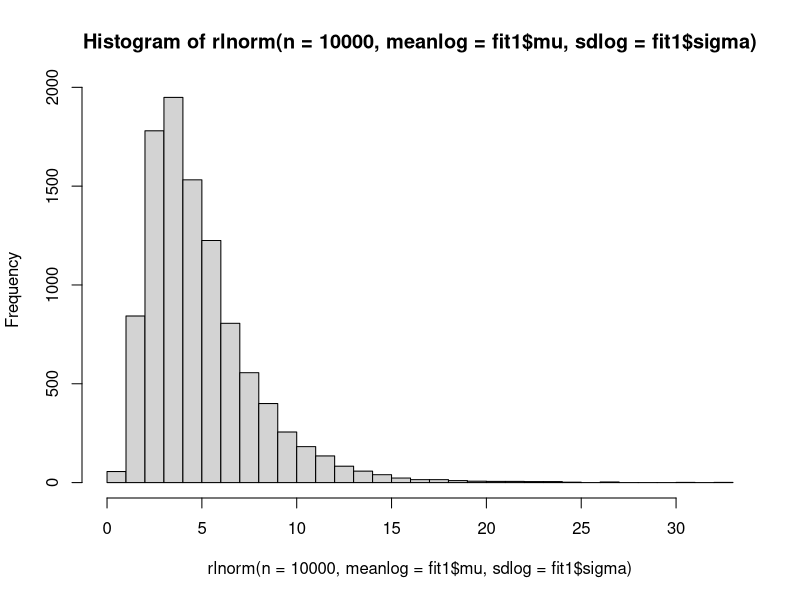
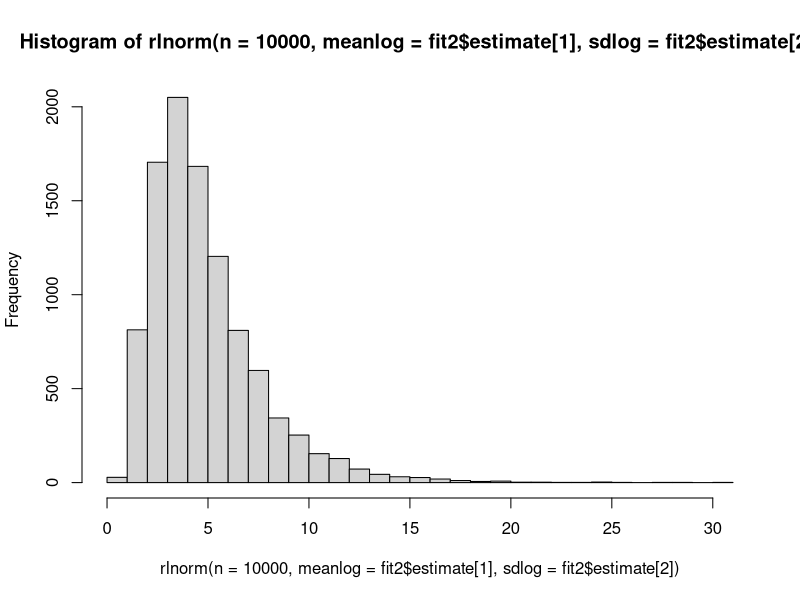
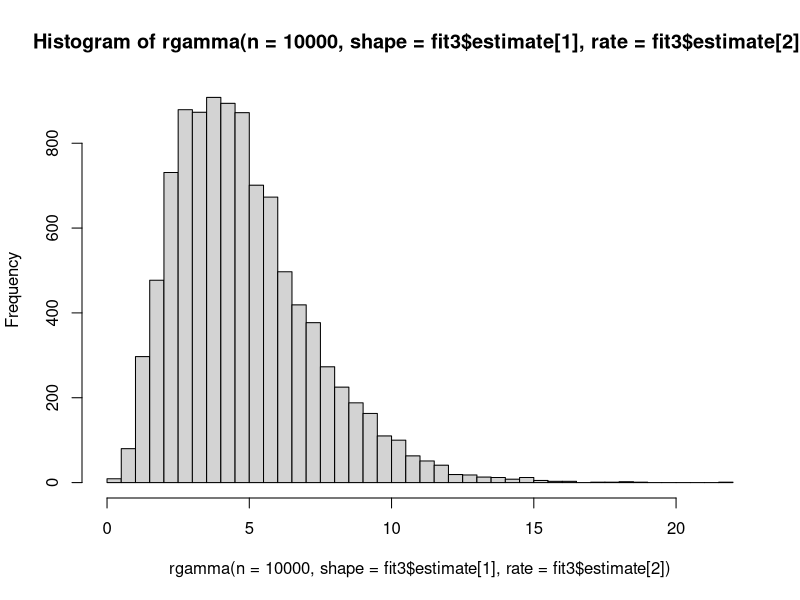
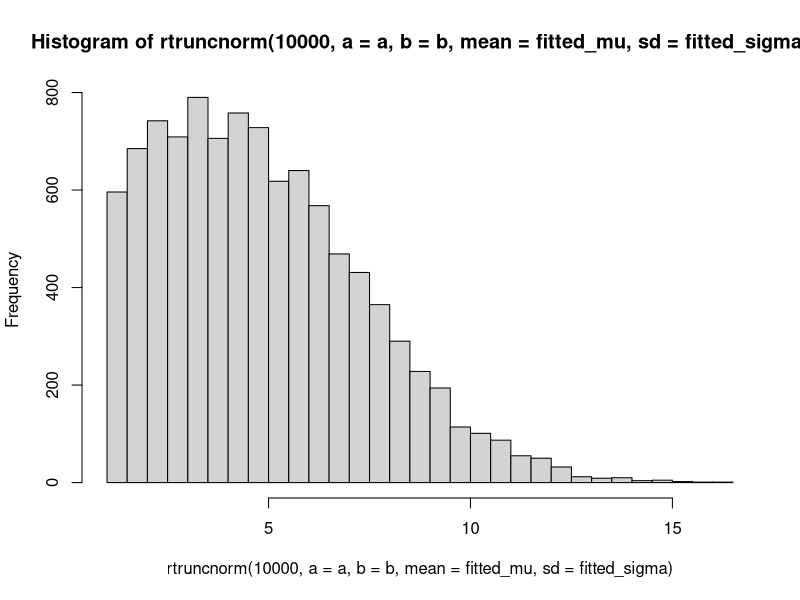

Write R code to recreate these figures, in order.
# Method 1: Using basic R functions
fit_lognormal <- function(data) {
  # Ensure all values are positive
  if (any(data <= 0)) {
    stop("All values must be positive for a lognormal distribution.")
  }
  
  # Take the logarithm of the data
  log_data <- log(data)
  
  # The MLE for mu and sigma are the mean and standard deviation of the log-transformed data
  mu_hat <- mean(log_data)
  sigma_hat <- sd(log_data)
  
  return(list(mu = mu_hat, sigma = sigma_hat))
}

# Example usage:
data_vector <- c(6, 4.8, 5.2, 7.1, 11, 4.1, 2.38, 3.59, 3.23, 4.21, 1.35)
fit1 <- fit_lognormal(data_vector)
print(fit1)
hist(rlnorm(n = 10000, meanlog = fit1$mu, sdlog = fit1$sigma), breaks = 40)

dlnorm(10, meanlog = fit1$mu, sdlog = fit1$sigma, log = TRUE)
dlnorm(18, meanlog = fit1$mu, sdlog = fit1$sigma, log = TRUE)

# ---------------------------------------------------

# Method 2: Using the MASS package's fitdistr function
# Uncomment the following lines if you want to use this method.
# install.packages("MASS")  # Uncomment if MASS is not already installed
library(MASS)

# MASS's fitdistr returns estimates for "meanlog" and "sdlog"
fit2 <- fitdistr(data_vector, densfun = "lognormal")
print(fit2)
hist(rlnorm(n = 10000, meanlog = fit2$estimate[1], sdlog = fit2$estimate[2]), breaks = 40)
dlnorm(10, meanlog = fit2$estimate[1], sdlog = fit2$estimate[2], log = TRUE)
dlnorm(18, meanlog = fit2$estimate[1], sdlog = fit2$estimate[2], log = TRUE)

# MASS's fitdistr returns estimates for "meanlog" and "sdlog"
fit3 <- fitdistr(data_vector, densfun = "gamma")
print(fit3)
hist(rgamma(n = 10000, shape = fit3$estimate[1], rate = fit3$estimate[2]), breaks = 40)
dgamma(10, shape = fit3$estimate[1], rate = fit3$estimate[2], log = TRUE)
dgamma(18, shape = fit3$estimate[1], rate = fit3$estimate[2], log = TRUE)

# Install and load the required package
# install.packages("truncnorm")  # Uncomment if not already installed
library(truncnorm)

# Negative log-likelihood function for the truncated normal distribution
neg_log_lik <- function(params, data, a, b) {
  mu <- params[1]
  sigma <- params[2]
  # Ensure sigma is positive
  if (sigma <= 0) return(Inf)
  
  # dtruncnorm gives the density of the truncated normal distribution
  # We sum the negative log densities for all observations
  -sum(log(dtruncnorm(data, a = a, b = b, mean = mu, sd = sigma)))
}

# Example data: replace this vector with your actual data
data_vector <- c(6, 4.8, 5.2, 7.1, 11, 4.1, 2.38, 3.59, 3.23, 4.21, 1.35) # from Journal of Travel Medicine article

# Specify truncation bounds (for example, only values between 0 and 5)
a <- 1
b <- 18

# Provide initial estimates for mu and sigma based on the data
init_mu <- mean(data_vector)
init_sigma <- sd(data_vector)
init_params <- c(init_mu, init_sigma)

# Use optim to minimize the negative log-likelihood
fit <- optim(
  par = init_params,
  fn = neg_log_lik,
  data = data_vector,
  a = a,
  b = b,
  method = "L-BFGS-B",
  lower = c(-Inf, 1e-6)  # sigma must be positive
)

# Extract the fitted parameters
fitted_mu <- fit$par[1]
fitted_sigma <- fit$par[2]

cat("Fitted truncated normal parameters:\n")
cat("mu =", fitted_mu, "\n")
cat("sigma =", fitted_sigma, "\n")

hist(rtruncnorm(10000, a = a, b = b, mean = fitted_mu, sd = fitted_sigma), breaks = 40)
log(dtruncnorm(10, a = a, b = b, mean = fitted_mu, sd = fitted_sigma))
log(dtruncnorm(16, a = a, b = b, mean = fitted_mu, sd = fitted_sigma))
